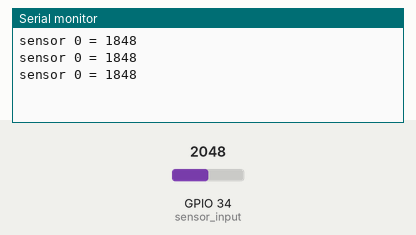
Simulated run of this sketch. Board: ESP32. Shown: the last lines printed to the serial monitor. The inputs (shaded band) are chosen by the test bench; at power-on: GPIO 34 (sensor_input) = 2048. WiFi joins after 1.5 s; servers stay silent unless stated.

Above: at 3.0 s.
3.1 s: GPIO 34 (sensor_input) set to 2866
At 3.8 s:
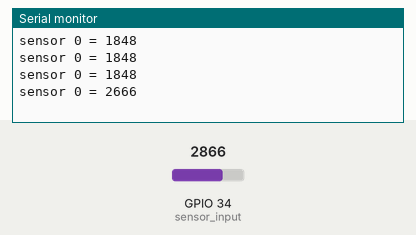
4.6 s: GPIO 34 (sensor_input) set to 3603
At 5.3 s:
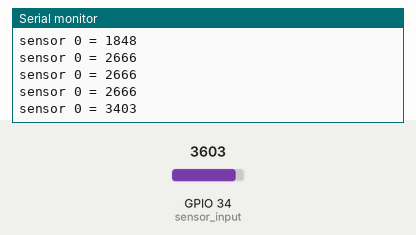
Timing chart, 0 to 7.6 s (numbered marks = the images above; inputs shaded):
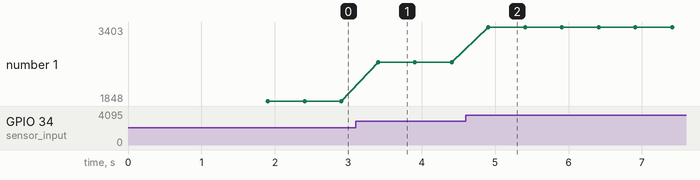

The sketch:

sensor_0.ino
```cpp
#define BLYNK_TEMPLATE_ID "TMPLnSyRmJbb"
#define BLYNK_DEVICE_NAME "TEST"
#define BLYNK_AUTH_TOKEN "YskFu0cJ5mAxcpxvWu9B4S9qF0EzPUhw"

#define BLYNK_PRINT Serial
#include <WiFi.h>
#include <WiFiClient.h>
#include <BlynkSimpleEsp32.h>

int sensor_input = 34;
char auth[] = BLYNK_AUTH_TOKEN;
char ssid[] = "Harshith";
char pass[] = "Harshithappu123";

BlynkTimer timer;

void sendSensor()
{
  int analog_data = analogRead(sensor_input)-200;
  Serial.print("sensor 0 = ");
  Serial.println(analog_data);
  delay(200);

  Blynk.virtualWrite(V0,analog_data);
  delay(300);
}

void setup() {
  // put your setup code here, to run once:
  pinMode(sensor_input,INPUT);
  Serial.begin(115200);
  Blynk.begin(auth,ssid,pass);
  timer.setInterval(100L, sendSensor);
}

void loop() {
  // put your main code here, to run repeatedly:
Blynk.run();
timer.run();
}
```

Measured:
- after the input at 3.1 s, the serial monitor: prints a new line after 0.31 s (image 1)
- after the input at 4.6 s, the serial monitor: prints a new line after 0.31 s (image 2)
- plotted number 1: 1848 → 2666 after the input at 3.1 s, 2666 → 3403 after the input at 4.6 s
